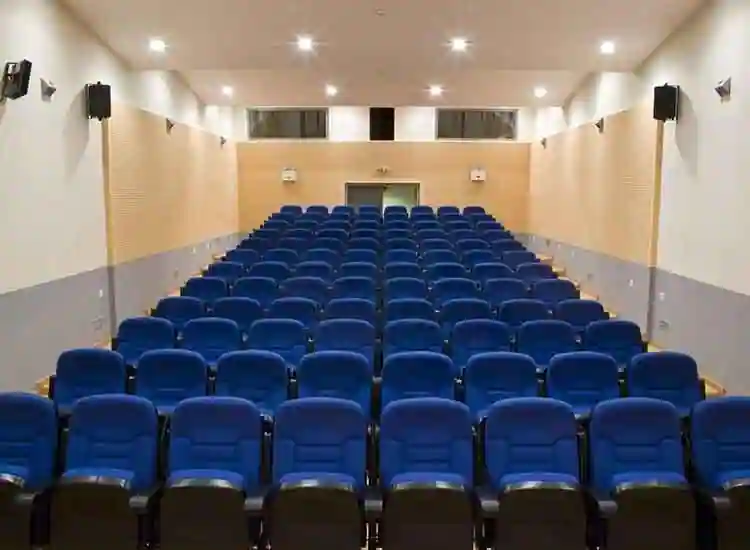
#> input picture fin.webp, 750 x 550 px
$ python main.py
#> lines starting #> are read from the running program, lines starting #| are printed output that depends on the picture; after the words box and inside, x2 and y2 are one past the last pixel; in counts of white or black regions, pixels touching at a corner belong together
import cv2
import numpy as np

image = cv2.imread('fin.webp')
#> image is the input picture: shape (550, 750, 3); mean B, G, R 111.7, 107.6, 110.2

gray = cv2.cvtColor(image, cv2.COLOR_BGR2GRAY)
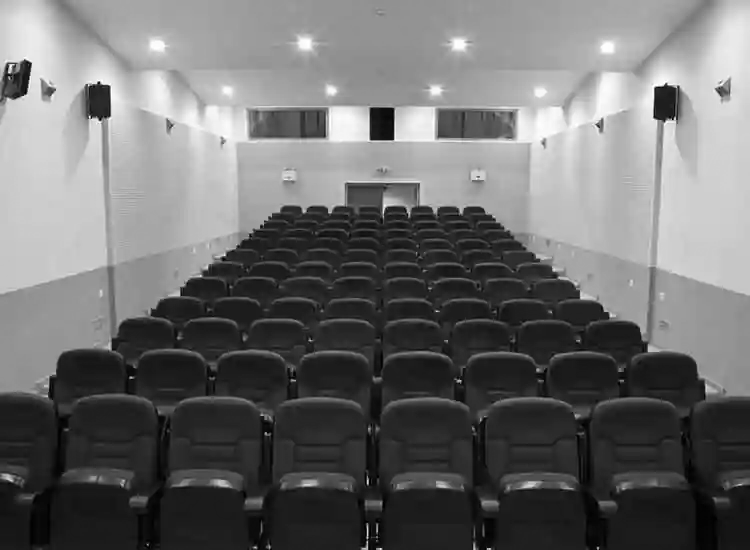
#> gray: shape (550, 750); min 0, max 255, mean 108.9

blurred = cv2.GaussianBlur(gray, (5, 5), 0)

edges = cv2.Canny(blurred, 50, 150)
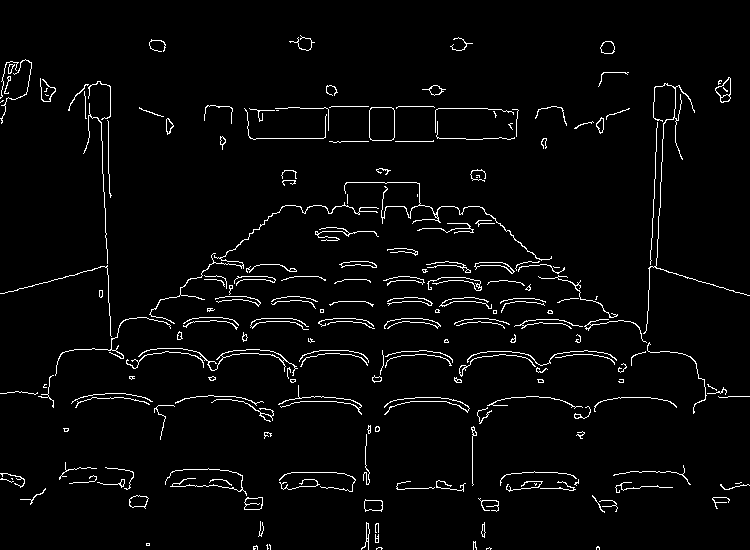
#> edges: shape (550, 750); 3.2% white in thin lines or dots

contours, _ = cv2.findContours(edges, cv2.RETR_EXTERNAL, cv2.CHAIN_APPROX_SIMPLE)
#> contours = 203 contours, 165 with area under 20; largest, box (x1, y1, x2, y2) and area: (369, 107, 395, 141) 810, (138, 348, 298, 376) 286, (715, 77, 731, 103) 228, (244, 497, 263, 510) 190, (364, 499, 383, 512) 176

seat_count = 0

for contour in contours:
    epsilon = 0.02 * cv2.arcLength(contour, True)
    approx = cv2.approxPolyDP(contour, epsilon, True)

    if len(approx) == 4:
        seat_count += 1
        cv2.drawContours(image, [approx], 0, (0, 255, 0), 3)
#> this loop made 203 passes
#> (epsilon, approx) on passes 7, 34, 48, 58, 59, 60: (0.2, [[146, 543], [146, 545], [149, 545], [149, 543]]), (0.0683, [[11, 478], [12, 479], [12, 478]]), (2.56, [[473, 426], [472, 485], [472, 436], [476, 435]]), (1.27, [[718, 396], [749, 396]]), (4.89, [[487, 405], [538, 396], [582, 407], [538, 396]]), (3.92, [[175, 403], [208, 395], [263, 402], [208, 395]])
#> epsilon on passes 1 to 6: 0.29, 0.33, 0.273, 0.45, 0.217, 0.233
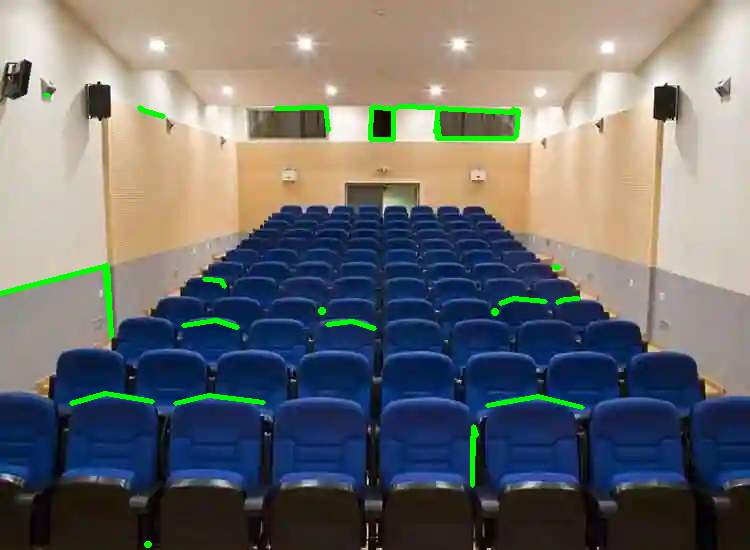
#> image: shape (550, 750, 3); 1.54% of pixels changed, all inside (x1, y1, x2, y2) = (0, 92, 585, 548)
#> after the loop, seat_count = 22

print(f"Number of seats detected: {seat_count}")
#| Number of seats detected: 22

cv2.imshow('Detected Seats', image)
cv2.waitKey(0)
cv2.destroyAllWindows()
